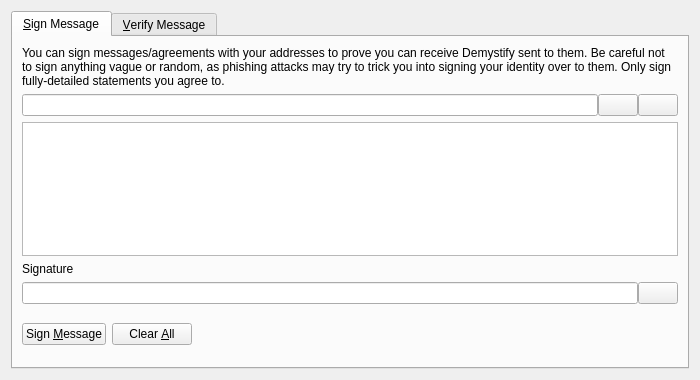
<?xml version="1.0" encoding="UTF-8"?>
<ui version="4.0">
 <class>SignVerifyMessageDialog</class>
 <widget class="QDialog" name="SignVerifyMessageDialog">
  <property name="geometry">
   <rect>
    <x>0</x>
    <y>0</y>
    <width>700</width>
    <height>380</height>
   </rect>
  </property>
  <property name="windowTitle">
   <string>Signatures - Sign / Verify a Message</string>
  </property>
  <property name="modal">
   <bool>true</bool>
  </property>
  <layout class="QVBoxLayout" name="verticalLayout">
   <item>
    <widget class="QTabWidget" name="tabWidget">
     <property name="currentIndex">
      <number>0</number>
     </property>
     <widget class="QWidget" name="tabSignMessage">
      <attribute name="title">
       <string>&amp;Sign Message</string>
      </attribute>
      <layout class="QVBoxLayout" name="verticalLayout_SM">
       <item>
        <widget class="QLabel" name="infoLabel_SM">
         <property name="text">
          <string>You can sign messages/agreements with your addresses to prove you can receive Demystify sent to them. Be careful not to sign anything vague or random, as phishing attacks may try to trick you into signing your identity over to them. Only sign fully-detailed statements you agree to.</string>
         </property>
         <property name="textFormat">
          <enum>Qt::PlainText</enum>
         </property>
         <property name="wordWrap">
          <bool>true</bool>
         </property>
        </widget>
       </item>
       <item>
        <layout class="QHBoxLayout" name="horizontalLayout_1_SM">
         <property name="spacing">
          <number>0</number>
         </property>
         <item>
          <widget class="QValidatedLineEdit" name="addressIn_SM">
           <property name="toolTip">
            <string>The Demystify address to sign the message with</string>
           </property>
          </widget>
         </item>
         <item>
          <widget class="QPushButton" name="addressBookButton_SM">
           <property name="toolTip">
            <string>Choose previously used address</string>
           </property>
           <property name="text">
            <string/>
           </property>
           <property name="shortcut">
            <string>Alt+A</string>
           </property>
           <property name="autoDefault">
            <bool>false</bool>
           </property>
          </widget>
         </item>
         <item>
          <widget class="QPushButton" name="pasteButton_SM">
           <property name="toolTip">
            <string>Paste address from clipboard</string>
           </property>
           <property name="text">
            <string/>
           </property>
           <property name="shortcut">
            <string>Alt+P</string>
           </property>
           <property name="autoDefault">
            <bool>false</bool>
           </property>
          </widget>
         </item>
        </layout>
       </item>
       <item>
        <widget class="QPlainTextEdit" name="messageIn_SM">
         <property name="toolTip">
          <string>Enter the message you want to sign here</string>
         </property>
        </widget>
       </item>
       <item>
        <widget class="QLabel" name="signatureLabel_SM">
         <property name="text">
          <string>Signature</string>
         </property>
         <property name="textFormat">
          <enum>Qt::PlainText</enum>
         </property>
        </widget>
       </item>
       <item>
        <layout class="QHBoxLayout" name="horizontalLayout_2_SM">
         <property name="spacing">
          <number>0</number>
         </property>
         <item>
          <widget class="QLineEdit" name="signatureOut_SM">
           <property name="font">
            <font>
             <italic>true</italic>
            </font>
           </property>
           <property name="readOnly">
            <bool>true</bool>
           </property>
          </widget>
         </item>
         <item>
          <widget class="QPushButton" name="copySignatureButton_SM">
           <property name="toolTip">
            <string>Copy the current signature to the system clipboard</string>
           </property>
           <property name="text">
            <string/>
           </property>
           <property name="autoDefault">
            <bool>false</bool>
           </property>
          </widget>
         </item>
        </layout>
       </item>
       <item>
        <layout class="QHBoxLayout" name="horizontalLayout_3_SM">
         <item>
          <widget class="QPushButton" name="signMessageButton_SM">
           <property name="toolTip">
            <string>Sign the message to prove you own this Demystify address</string>
           </property>
           <property name="text">
            <string>Sign &amp;Message</string>
           </property>
           <property name="autoDefault">
            <bool>false</bool>
           </property>
          </widget>
         </item>
         <item>
          <widget class="QPushButton" name="clearButton_SM">
           <property name="toolTip">
            <string>Reset all sign message fields</string>
           </property>
           <property name="text">
            <string>Clear &amp;All</string>
           </property>
           <property name="autoDefault">
            <bool>false</bool>
           </property>
          </widget>
         </item>
         <item>
          <spacer name="horizontalSpacer_1_SM">
           <property name="orientation">
            <enum>Qt::Horizontal</enum>
           </property>
           <property name="sizeHint" stdset="0">
            <size>
             <width>40</width>
             <height>48</height>
            </size>
           </property>
          </spacer>
         </item>
         <item>
          <widget class="QLabel" name="statusLabel_SM">
           <property name="font">
            <font>
             <weight>75</weight>
             <bold>true</bold>
            </font>
           </property>
           <property name="text">
            <string/>
           </property>
           <property name="wordWrap">
            <bool>true</bool>
           </property>
          </widget>
         </item>
         <item>
          <spacer name="horizontalSpacer_2_SM">
           <property name="orientation">
            <enum>Qt::Horizontal</enum>
           </property>
           <property name="sizeHint" stdset="0">
            <size>
             <width>40</width>
             <height>48</height>
            </size>
           </property>
          </spacer>
         </item>
        </layout>
       </item>
      </layout>
     </widget>
     <widget class="QWidget" name="tabVerifyMessage">
      <attribute name="title">
       <string>&amp;Verify Message</string>
      </attribute>
      <layout class="QVBoxLayout" name="verticalLayout_VM">
       <item>
        <widget class="QLabel" name="infoLabel_VM">
         <property name="text">
          <string>Enter the receiver's address, message (ensure you copy line breaks, spaces, tabs, etc. exactly) and signature below to verify the message. Be careful not to read more into the signature than what is in the signed message itself, to avoid being tricked by a man-in-the-middle attack. Note that this only proves the signing party receives with the address, it cannot prove sendership of any transaction!</string>
         </property>
         <property name="textFormat">
          <enum>Qt::PlainText</enum>
         </property>
         <property name="alignment">
          <set>Qt::AlignLeading|Qt::AlignLeft|Qt::AlignTop</set>
         </property>
         <property name="wordWrap">
          <bool>true</bool>
         </property>
        </widget>
       </item>
       <item>
        <layout class="QHBoxLayout" name="horizontalLayout_1_VM">
         <property name="spacing">
          <number>0</number>
         </property>
         <item>
          <widget class="QValidatedLineEdit" name="addressIn_VM">
           <property name="toolTip">
            <string>The Demystify address the message was signed with</string>
           </property>
          </widget>
         </item>
         <item>
          <widget class="QPushButton" name="addressBookButton_VM">
           <property name="toolTip">
            <string>Choose previously used address</string>
           </property>
           <property name="text">
            <string/>
           </property>
           <property name="shortcut">
            <string>Alt+A</string>
           </property>
           <property name="autoDefault">
            <bool>false</bool>
           </property>
          </widget>
         </item>
        </layout>
       </item>
       <item>
        <widget class="QPlainTextEdit" name="messageIn_VM"/>
       </item>
       <item>
        <widget class="QValidatedLineEdit" name="signatureIn_VM"/>
       </item>
       <item>
        <layout class="QHBoxLayout" name="horizontalLayout_2_VM">
         <item>
          <widget class="QPushButton" name="verifyMessageButton_VM">
           <property name="toolTip">
            <string>Verify the message to ensure it was signed with the specified Demystify address</string>
           </property>
           <property name="text">
            <string>Verify &amp;Message</string>
           </property>
           <property name="autoDefault">
            <bool>false</bool>
           </property>
          </widget>
         </item>
         <item>
          <widget class="QPushButton" name="clearButton_VM">
           <property name="toolTip">
            <string>Reset all verify message fields</string>
           </property>
           <property name="text">
            <string>Clear &amp;All</string>
           </property>
           <property name="autoDefault">
            <bool>false</bool>
           </property>
          </widget>
         </item>
         <item>
          <spacer name="horizontalSpacer_1_VM">
           <property name="orientation">
            <enum>Qt::Horizontal</enum>
           </property>
           <property name="sizeHint" stdset="0">
            <size>
             <width>40</width>
             <height>48</height>
            </size>
           </property>
          </spacer>
         </item>
         <item>
          <widget class="QLabel" name="statusLabel_VM">
           <property name="font">
            <font>
             <weight>75</weight>
             <bold>true</bold>
            </font>
           </property>
           <property name="text">
            <string/>
           </property>
           <property name="wordWrap">
            <bool>true</bool>
           </property>
          </widget>
         </item>
         <item>
          <spacer name="horizontalSpacer_2_VM">
           <property name="orientation">
            <enum>Qt::Horizontal</enum>
           </property>
           <property name="sizeHint" stdset="0">
            <size>
             <width>40</width>
             <height>48</height>
            </size>
           </property>
          </spacer>
         </item>
        </layout>
       </item>
      </layout>
     </widget>
    </widget>
   </item>
  </layout>
 </widget>
 <customwidgets>
  <customwidget>
   <class>QValidatedLineEdit</class>
   <extends>QLineEdit</extends>
   <header>qvalidatedlineedit.h</header>
  </customwidget>
 </customwidgets>
 <resources>
  <include location="../demystify.qrc"/>
 </resources>
 <connections/>
</ui>
